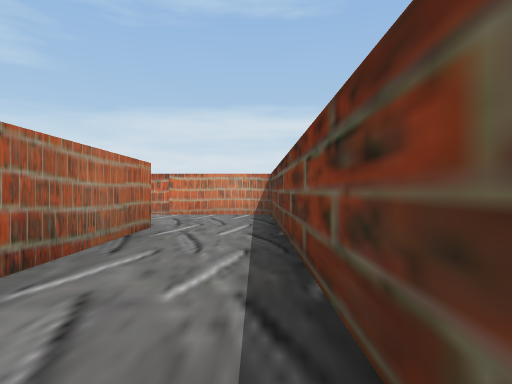
View 1 (above)

15 first-person views from a walk through a scene from a Unity 3-D project. The camera is 0.55 m above the floor, looks level and sees 75° across. The floor is counted in squares, 1 m on a side. Each view is taken from the middle of a square. On the plan, view 1 faces up. The plan holds only what a view shows up to about 9 squares ahead; the rest is blank. The place goes on beyond the plan. The player is left out.

View 2
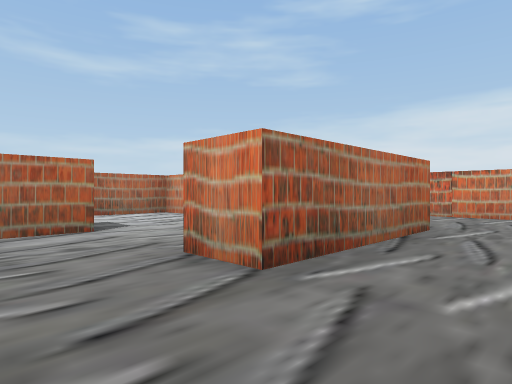

View 3
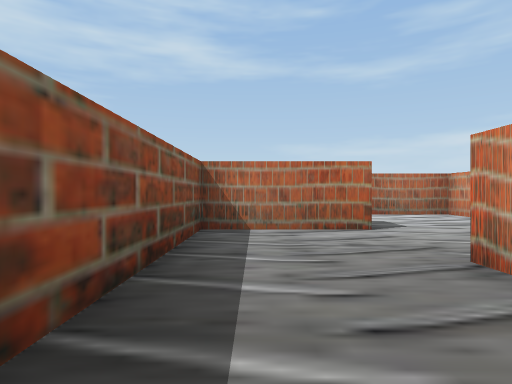

View 4
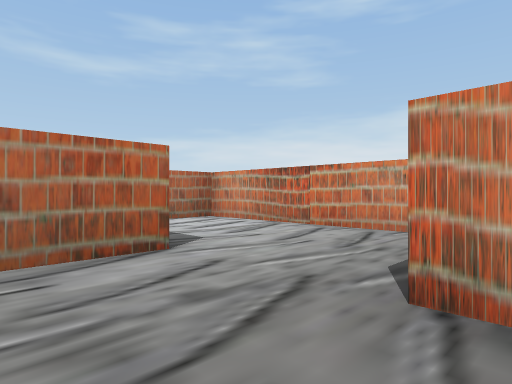

View 5
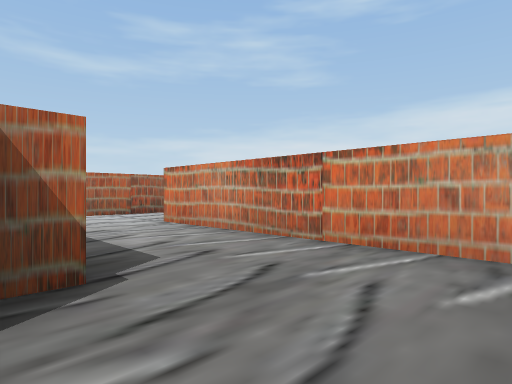

View 6
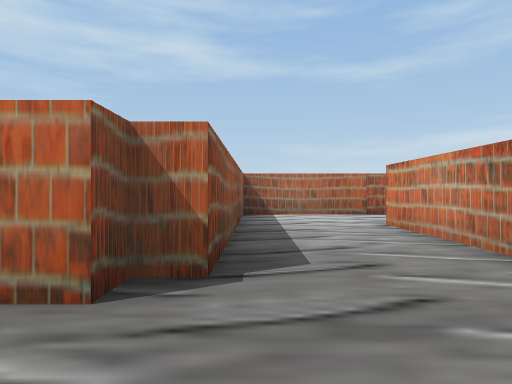

View 7
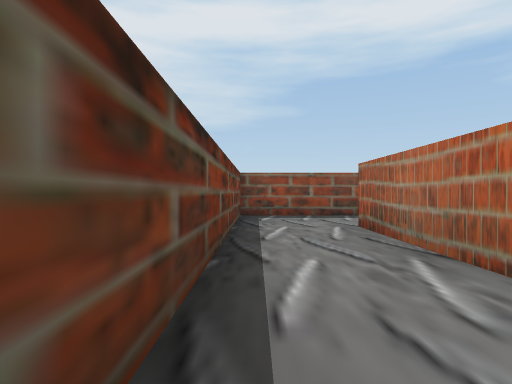

View 8
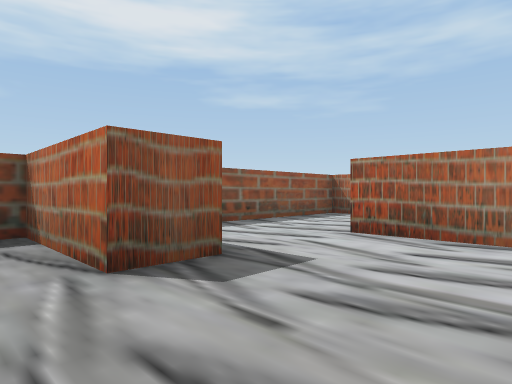

View 9
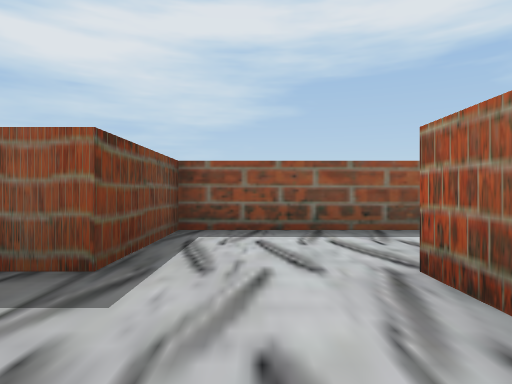

View 10
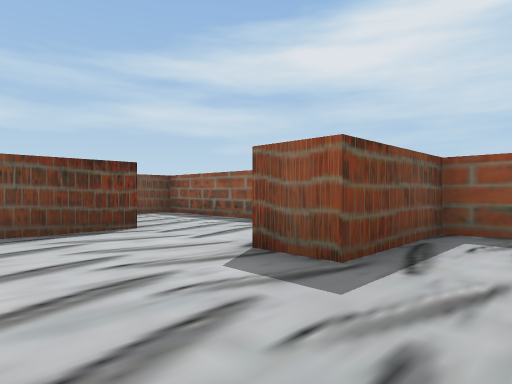

View 11
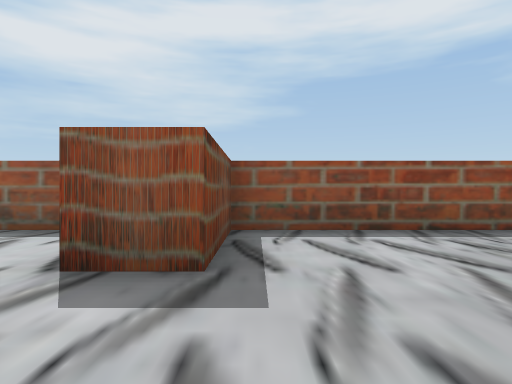

View 12
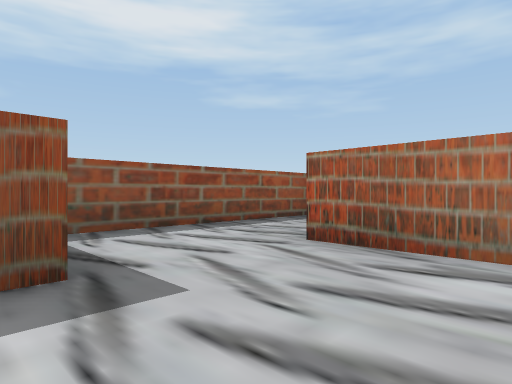

View 13
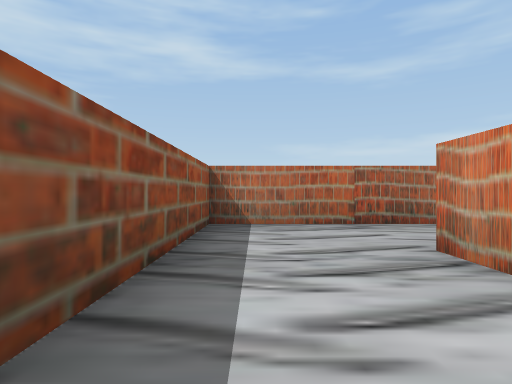

View 14
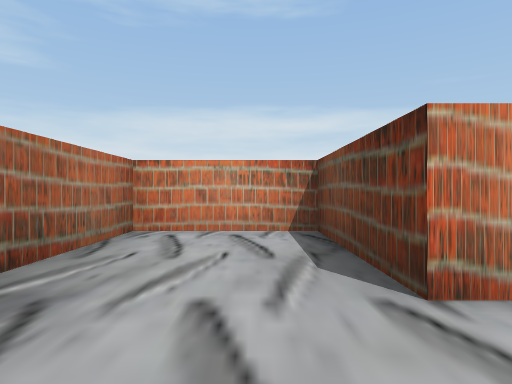

View 15
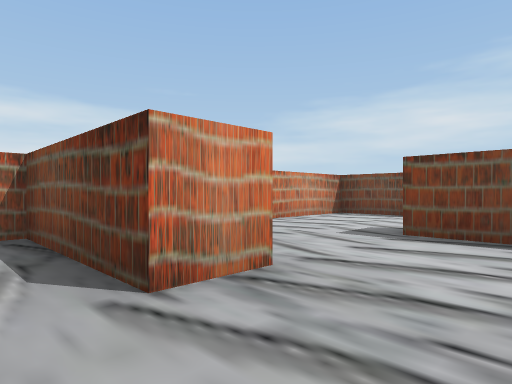

### Floor plan
Points are (right, up) in squares from view 1. A wall is a line through its corners. A room is listed if a view was taken in it or the views show most of it. See-through windows are left out.
Room 1 (views 1, 2, 3, 4, 5, 6, 7)
walls: (-8.1, 8.4) (-8.1, 5.7) (-2.1, 5.7) (-2.1, 5.2) (-1.6, 5.2) (-1.6, 1.7) (-2.8, 1.7); (-2.5, -0.8) (0.4, -0.8) (0.4, 8.2) (-5.6, 8.2)
ways out: opening at (-2, 0.5) to room 2; opening at (-7, 9)
Room 2 (views 8, 9)
walls: (-3.6, 4.7) (-8.1, 4.7) (-8.1, 1.6); (-7.4, -0.8) (-5.9, -0.8) (-5.9, 1.7) (-4.9, 1.7) (-4.9, -0.8) (-2.5, -0.8)
ways out: opening at (-2, 0.5) to room 1; opening at (-8.5, 0.5) to room 3
Room 3 (views 10, 11, 12, 13)
walls: (-9.1, 1.6) (-9.1, 4.7) (-11.9, 4.7); (-11.6, -0.2) (-11.6, -0.8) (-7.4, -0.8); (-15.1, 3.6) (-15.1, 1.7); (-14.6, -0.8) (-12.6, -0.8) (-12.6, 1.7) (-11.6, 1.7)
ways out: opening at (-8.5, 0.5) to room 2; opening at (-15.5, 0.5) to room 4
Room 4 (views 14, 15)
walls: (-15.1, 1.7) (-16.1, 1.7) (-16.1, 4.7) (-18.7, 4.7) (-18.7, -0.8) (-14.6, -0.8)
ways out: opening at (-15.5, 0.5) to room 3

Where each view was taken, in squares from view 1:
view 1: 0 up, 0 right, facing up
view 2: 0 up, 0 right, facing up-left
view 3: 0 up, 0 right, facing left
view 4: 0 up, 2 left, facing up-left
view 5: 5 up, 0 right, facing up-left
view 6: 6 up, 0 right, facing left
view 7: 7 up, 0 right, facing down
view 8: 4 up, 4 left, facing down-left
view 9: 4 up, 7 left, facing down
view 10: 4 up, 14 left, facing down-right
view 11: 4 up, 13 left, facing down
view 12: 4 up, 12 left, facing down-left
view 13: 0 up, 13 left, facing left
view 14: 0 up, 17 left, facing up
view 15: 0 up, 17 left, facing up-right
